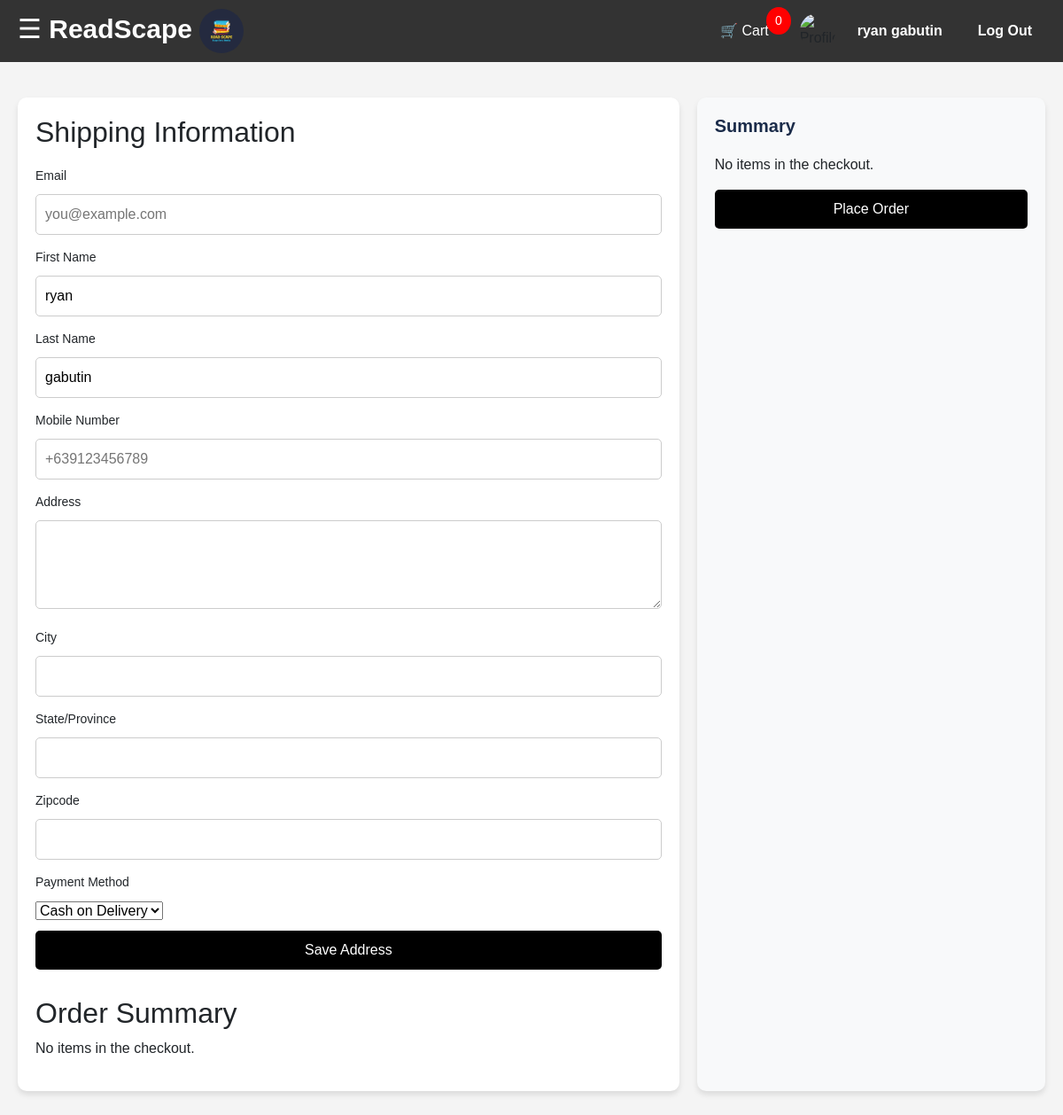
The app's page /checkout.php (signed in), older data.
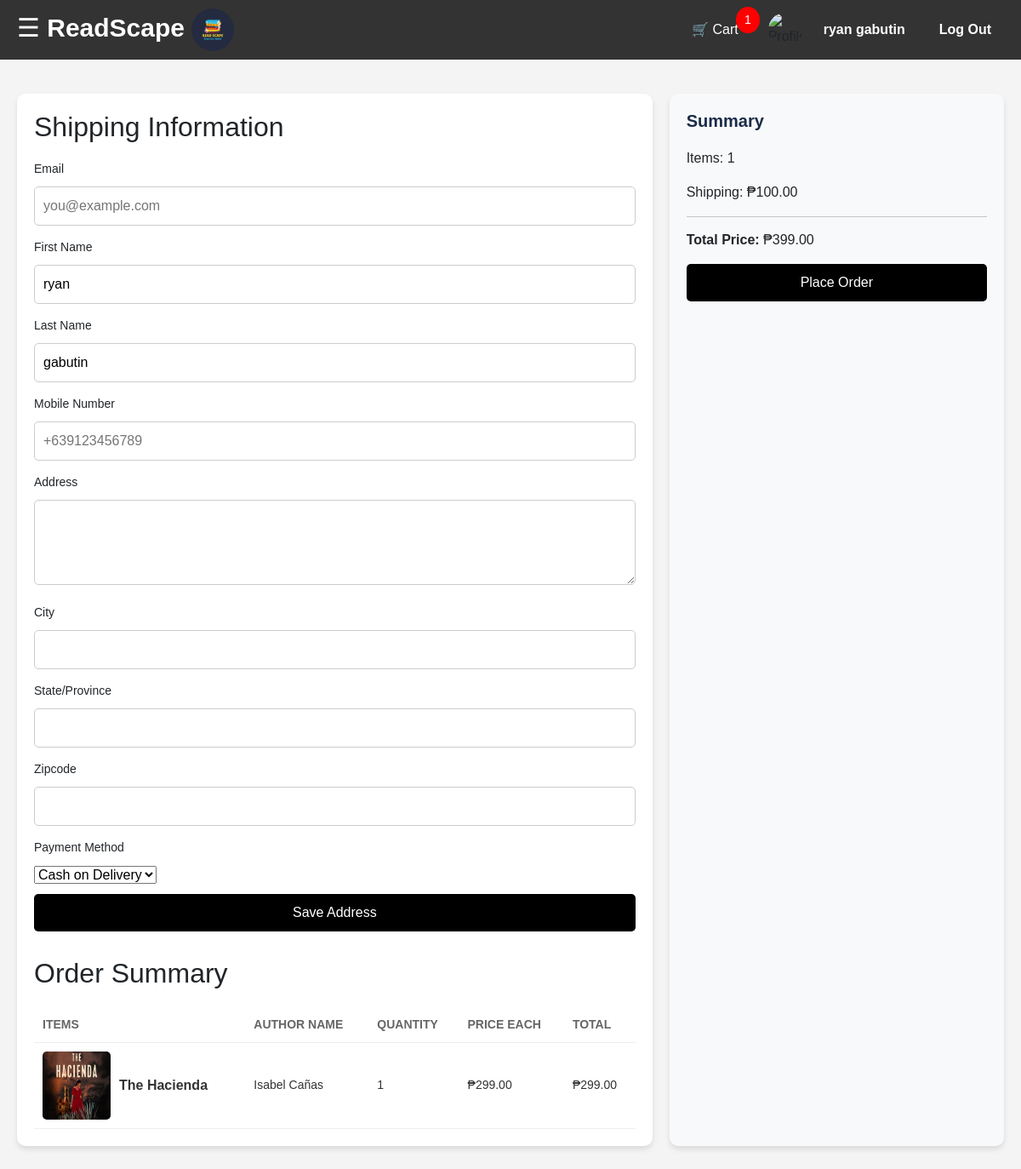
The same page, newer data.
### tables this page shows
CREATE TABLE `cart` (
  `id` int(11) NOT NULL,
  `user_id` int(11) NOT NULL,
  `isbn` int(11) NOT NULL,
  `quantity` int(11) DEFAULT 1
);

CREATE TABLE `books` (
  `isbn` int(11) NOT NULL,
  `title` varchar(255) NOT NULL,
  `book_image` varchar(255) NOT NULL,
  `author` varchar(255) NOT NULL,
  `copyright` int(11) NOT NULL,
  `qty` int(11) NOT NULL,
  `price` float NOT NULL,
  `total` float NOT NULL
);

### checkout.php (the view, shortened to what the changed rows need)
<?php
include 'db_connect.php';
$user_id = $_SESSION['id'];
$items = [];
$total_price = 0;
$shipping_cost = 100.00;
if (isset($_GET['isbn']) && !empty($_GET['isbn'])) {
    $isbn = $_GET['isbn'];
    $single_item = true;
    $sql = "SELECT isbn, title, book_image, author, price FROM books WHERE isbn = ?";
    $stmt = mysqli_prepare($conn, $sql);
    mysqli_stmt_bind_param($stmt, "s", $isbn);
    mysqli_stmt_execute($stmt);
    $result = mysqli_stmt_get_result($stmt);
    if ($book = mysqli_fetch_assoc($result)) {
        $items[] = [
            'isbn' => $book['isbn'],
            'title' => $book['title'],
            'book_image' => $book['book_image'],
            'author' => $book['author'],
            'price' => $book['price'],
            'quantity' => 1,
            'total' => $book['price'] * 1
        ];
        $total_price = $book['price'];
    }
    mysqli_stmt_close($stmt);
} else {
    $sql = "SELECT books.isbn, books.title, books.book_image, books.author, books.price, cart.quantity,
            (books.price * cart.quantity) AS total
        FROM cart
        JOIN books ON cart.isbn = books.isbn
        WHERE cart.user_id = ?";
    $stmt = mysqli_prepare($conn, $sql);
    mysqli_stmt_bind_param($stmt, "i", $user_id);
    mysqli_stmt_execute($stmt);
    $result = mysqli_stmt_get_result($stmt);
    while ($cart_item = mysqli_fetch_assoc($result)) {
        $items[] = $cart_item;
        $total_price += $cart_item['total'];
    }
}
$total_with_shipping = $total_price + $shipping_cost;
$cart_count = count($items);
?>
<!DOCTYPE html>
<html lang="en">
<head>
    <link rel="stylesheet" href="https://cdnjs.cloudflare.com/ajax/libs/font-awesome/6.0.0-beta3/css/all.min.css">
    <link href="https://cdn.jsdelivr.net/npm/bootstrap@5.0.2/dist/css/bootstrap.min.css" rel="stylesheet">
</head>
<body>
    <div class="navbar">
        <div class="profile-info">
            <a href="cart.php" style="position: relative; color: white; text-decoration: none;">
                🛒 Cart <span id="cart-counter" style="background: red; color: white; border-radius: 50%; padding: 5px 10px; font-size: 14px; position: absolute; top: -5px; right: -10px;"><?php echo $cart_count; ?></span>
            </a>
            <br>
        </div>
    </div>
    <div class="container">
        <div class="left-column">
            <h2>Shipping Information</h2>
            <h2 style="margin-top: 30px;">Order Summary</h2>
            <div class="order-summary" id="order-summary">
                <?php if (!empty($items)): ?>
                    <table class="cart-table">
                        <thead>
                            <tr>
                                <th>Items</th>
                                <th>Author Name</th>
                                <th>Quantity</th>
                                <th>Price Each</th>
                                <th>Total</th>
                            </tr>
                        </thead>
                        <tbody>
                            <?php foreach ($items as $item): ?>
                                <tr>
                                    <td>
                                        <div class="item-details">
                                            <img src="images/<?php echo htmlspecialchars($item['book_image']); ?>" alt="Book">
                                            <div>
                                                <h3><?php echo htmlspecialchars($item['title']); ?></h3>
                                            </div>
                                        </div>
                                    </td>
                                    <td><?php echo htmlspecialchars($item['author'] ?? 'Unknown'); ?></td>
                                    <td><?php echo htmlspecialchars($item['quantity']); ?></td>
                                    <td>₱<?php echo number_format($item['price'], 2, '.', ','); ?></td>
                                    <td>₱<?php echo number_format($item['total'], 2, '.', ','); ?></td>
                                </tr>
                            <?php endforeach; ?>
                        </tbody>
                    </table>
                <?php else: ?>
                    <p>No items in the checkout.</p>
                <?php endif; ?>
            </div>
        </div>
        <div class="right-column">
            <div class="price-summary">
                <h3>Summary</h3>
                <?php if (!empty($items)): ?>
                    <div class="total-price">
                        <p>Items: <?php echo $cart_count; ?></p>
                        <p>Shipping: ₱<?php echo number_format($shipping_cost, 2, '.', ','); ?></p>
                        <hr style="margin: 15px 0;">
                        <p><strong>Total Price:</strong> ₱<?php echo number_format($total_with_shipping, 2, '.', ','); ?></p>
                    </div>
                <?php else: ?>
                    <p>No items in the checkout.</p>
                <?php endif; ?>
            </div>
        </div>
    </div>
</body>
</html>

Row changes from the older to the newer data that the page shows:
added cart: isbn.book_image (picture), isbn.title "The Hacienda", isbn.author "Isabel Cañas", quantity "1", isbn.price "299.00", total "299.00"
Text that changed along with them:
$cart_count: "0" → "1"
$cart_count: (not shown) → "1"
$shipping_cost: (not shown) → "100.00"
$total_with_shipping: (not shown) → "399.00"
text no longer shown: "No items in the checkout. No items in the checkout."
text now shown: "ITEMS AUTHOR NAME QUANTITY PRICE EACH TOTAL Items: Shipping: ₱ Total Price: ₱"
